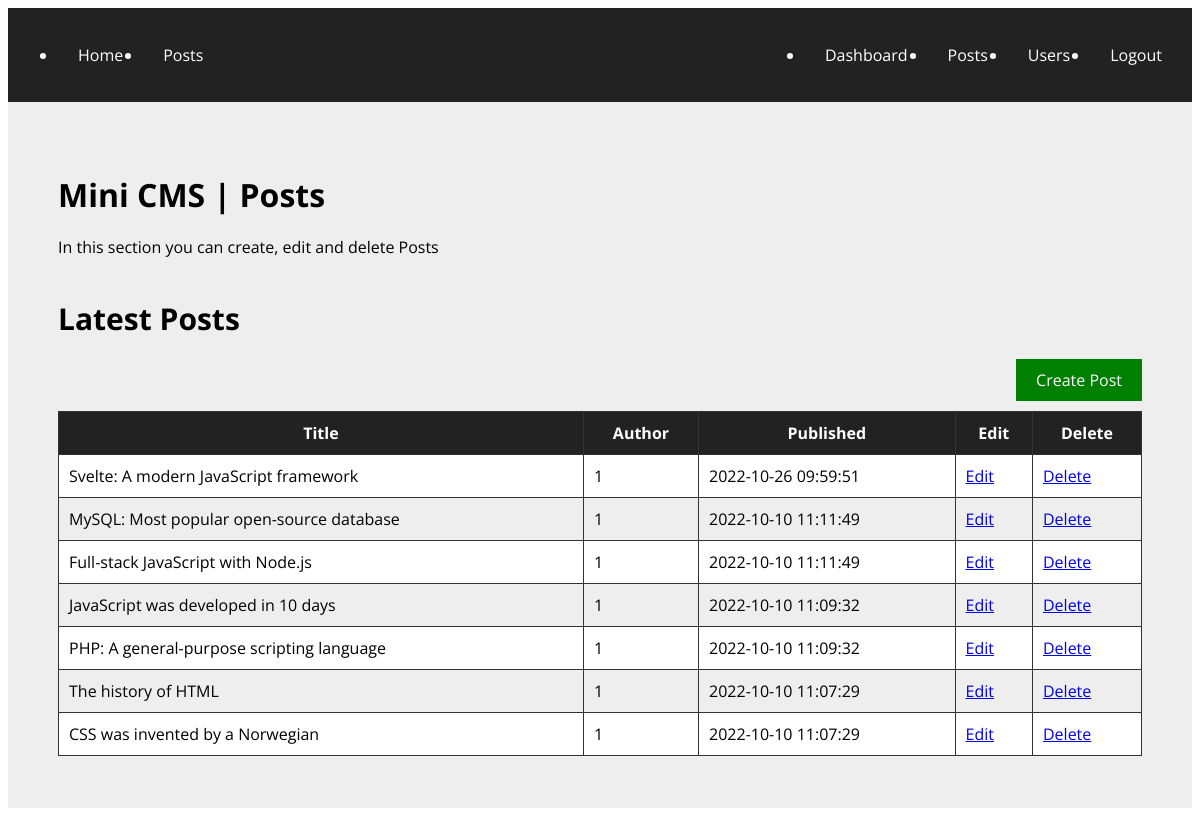
Screenshot of /admin/posts.php (signed in) with the database file from the repository.
### tables this page shows
CREATE TABLE `posts` (
  `id` int(13) NOT NULL,
  `post_title` varchar(70) NOT NULL,
  `post_image` varchar(500) NOT NULL,
  `post_resume` varchar(500) NOT NULL,
  `post_content` longtext NOT NULL,
  `post_author` int(13) NOT NULL,
  `post_published` datetime NOT NULL
);

### admin/posts.php (the view, shortened to what this page needs)
<?php
    include_once('includes/connection.php');
    $sql = "SELECT * FROM posts ORDER BY post_published DESC";
    $result = $con->query($sql); ?>
<!DOCTYPE html>
<html lang="en">
<head>
    <link rel="stylesheet" href="css/style.css" />
</head>
<body>
    <div class="page-wrapper">
        <?php include_once('includes/admin_menu.php') ?>
        <main class="page-content">
            <h1 class="page-title">Mini CMS | Posts</h1>
            <p>In this section you can create, edit and delete Posts</p>
                <h2 class="page-title-sub">Latest Posts</h2>
                <div class="btn-group">
                    <a href="post-create.php" class="action-btn">Create Post</a>
                </div>
                <table class="admin-table">
                    <thead>
                        <tr>
                        <th>Title</th>
                        <th>Author</th>
                        <th>Published</th>
                        <th>Edit</th>
                        <th>Delete</th>
                        </tr>
                    </thead>
                    <tbody>
                        <?php while($row = $result->fetch_object()){ ?>
                                    <tr>
                                        <td><?php echo $row->post_title; ?></td>
                                        <td><?php echo $row->post_author; ?></td>
                                        <td><?php echo $row->post_published; ?></td>
                                        <td><a href="post-update.php?id=<?php echo $row->id; ?>">Edit</a></td>
                                        <td><a href="post-delete.php?id=<?php echo $row->id; ?>">Delete</a></td>
                                    </tr>
                            <?php } ?>
                    </tbody>
                </table>
        </main>
    </div>
</body>
</html>

### admin/css/style.css (style rules this page uses)
body { font-family: 'Open Sans', sans-serif; }
.page-wrapper { min-height: 100vh; display: flex; flex-direction: column; }
.page-content { flex: 1; background-color: #eee; padding: 50px; }
.page-title { font-size: 32px; font-weight: bold; margin-bottom: 20px; }
.page-title-sub { font-size: 30px; font-weight: bold; margin: 40px 0 20px 0; }
.action-btn { display: block; text-decoration: none; background-color: green; color: #fff; padding: 10px 20px; }
.btn-group { margin: 0 0 10px 0; display: flex; justify-content: flex-end; }
table { background-color: #fff; width: 100%; }
th { background-color: #222; color: #fff; }
th, td { padding: 10px; }
table, th, td { border: solid 1px #333; border-collapse: collapse; }
tr:nth-child(even) { background-color: #eee; }

### rows the page displays
posts: post_title "Svelte: A modern JavaScript framework", post_author "1", post_published "2022-10-26 09:59:51"
posts: post_title "MySQL: Most popular open-source database", post_author "1", post_published "2022-10-10 11:11:49"
posts: post_title "Full-stack JavaScript with Node.js", post_author "1", post_published "2022-10-10 11:11:49"
posts: post_title "JavaScript was developed in 10 days", post_author "1", post_published "2022-10-10 11:09:32"
posts: post_title "PHP: A general-purpose scripting language", post_author "1", post_published "2022-10-10 11:09:32"
posts: post_title "The history of HTML", post_author "1", post_published "2022-10-10 11:07:29"
posts: post_title "CSS was invented by a Norwegian", post_author "1", post_published "2022-10-10 11:07:29"
